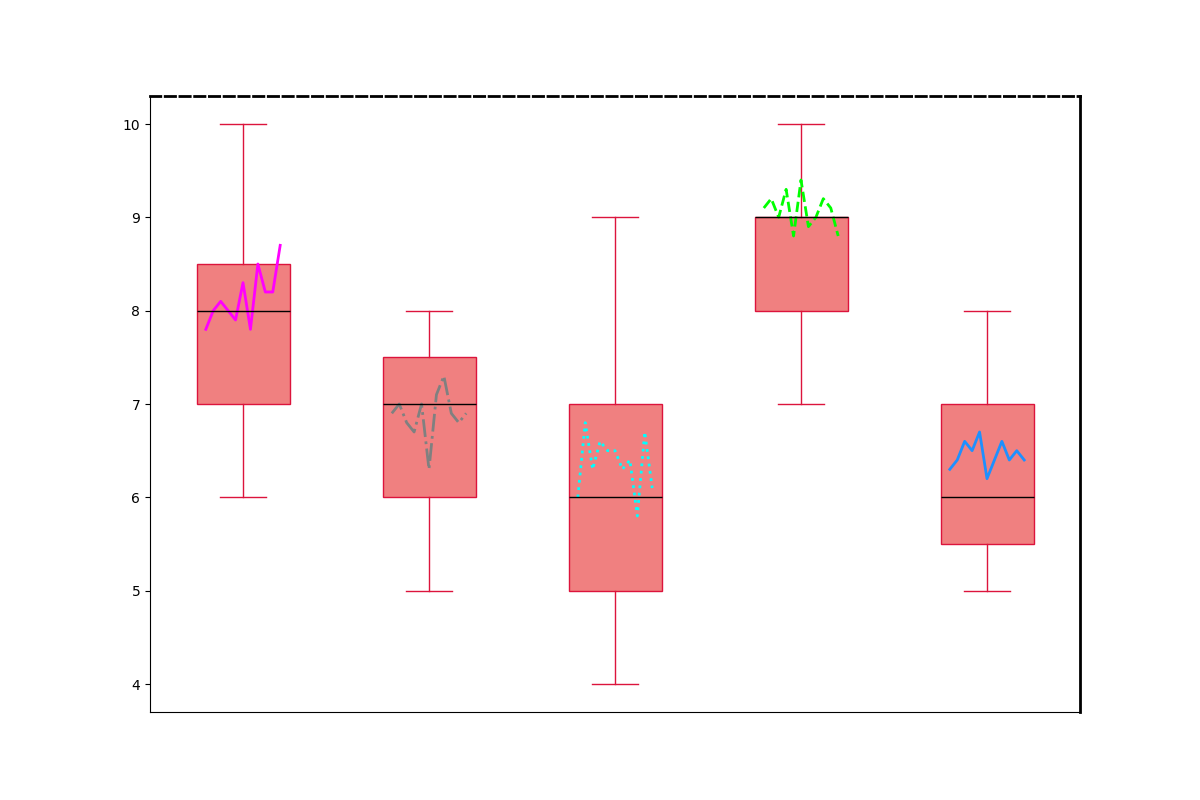

This chart was generated by the following Python code:
import matplotlib.pyplot as plt

fiction_scores = [8, 9, 8, 7, 8, 6, 7, 10, 9, 8, 8, 7, 9, 7, 8]
mystery_scores = [8, 6, 7, 8, 7, 7, 8, 6, 7, 5, 6, 7, 6, 8, 7]
science_fiction_scores = [7, 8, 5, 5, 6, 6, 9, 6, 7, 4, 6, 6, 7, 4, 5]
fantasy_scores = [9, 8, 9, 10, 8, 9, 8, 9, 8, 9, 9, 10, 10, 8, 7]
non_fiction_scores = [5, 6, 6, 7, 7, 8, 6, 5, 5, 7, 7, 6, 6, 5, 6]

genre_scores = [fiction_scores, mystery_scores, science_fiction_scores, fantasy_scores, non_fiction_scores]

years = list(range(2013, 2024))
avg_scores = [
    [7.8, 8.0, 8.1, 8.0, 7.9, 8.3, 7.8, 8.5, 8.2, 8.2, 8.7],
    [6.9, 7.0, 6.8, 6.7, 7.0, 6.3, 7.1, 7.3, 6.9, 6.8, 6.9],
    [6.0, 6.8, 6.3, 6.6, 6.5, 6.5, 6.3, 6.4, 5.8, 6.7, 6.1],
    [9.1, 9.2, 9.0, 9.3, 8.8, 9.4, 8.9, 9.0, 9.2, 9.1, 8.8],
    [6.3, 6.4, 6.6, 6.5, 6.7, 6.2, 6.4, 6.6, 6.4, 6.5, 6.4]
]

fig, ax = plt.subplots(figsize=(12, 8))
box = ax.boxplot(
    genre_scores,
    notch=False,
    patch_artist=True,
    boxprops=dict(facecolor='lightcoral', color='crimson'),
    whiskerprops=dict(color='crimson'),
    capprops=dict(color='crimson'),
    medianprops=dict(color='black'),
    flierprops=dict(marker='x', markerfacecolor='darkorange', markersize=8, linestyle='none', markeredgecolor='forestgreen')
)

colors = ['magenta', 'grey', 'cyan', 'lime', 'dodgerblue']
linestyles = ['-', '-.', ':', '--', '-']
for i, scores, color, linestyle in zip(range(1, 6), avg_scores, colors, linestyles):
    ax.plot([i - 0.2 + 0.4 * (j / (len(years) - 1)) for j in range(len(years))], scores, color=color, linestyle=linestyle, linewidth=2)

ax.set_xticks([])
ax.yaxis.grid(False)

ax.spines['top'].set_linestyle('--')
ax.spines['top'].set_linewidth(2)
ax.spines['right'].set_linestyle('-')
ax.spines['right'].set_linewidth(2)

plt.show()
